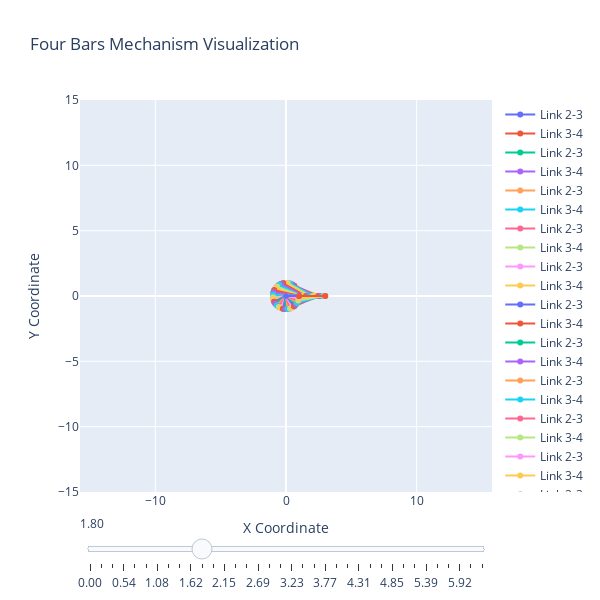

The notebook cell this image was saved under:
### Code cell
import numpy as np
import plotly.graph_objs as go
import sympy as sp

def plot_slidercrank_with_slider(theta_2_range, L2_value, L3_value, offset_value, alfa_value):

    theta_2, L2, L3, offset, alfa = sp.symbols('theta_2 L2 L3 offset alfa')


    # Generate solutions for a range of theta_2 values
    solutions_list = []
    print(theta_2_range)
    for theta_2_loop in theta_2_range:
        #print(theta_2_loop)
        solutions = sp.solve( [eq.subs({theta_2: theta_2_loop, L2: L2_value, L3: L3_value, offset: offset_value, alfa: alfa_value}) for eq in four_bars_slidercrank_example_symbolic_full()] )
        #print(solutions)
        selected_solution = solutions[1]
        # Check if theta_2 is between 0 and pi
        # if 0 <= theta_2_loop <= np.pi:
        #     selected_solution = solutions[1]
        # else:
        #     selected_solution = solutions[0]
        
        solution_json = {str(key): value for key, value in selected_solution.items()}
        solution_json_converted = convert_floats(solution_json)
        solutions_list.append(solution_json_converted)

     # Generate traces for the plot
    traces = []
    for solution in solutions_list:
        trace1 = go.Scatter(x=[solution['r_x_2'], solution['r_x_3']],
                            y=[solution['r_y_2'], solution['r_y_3']],
                            mode='lines+markers', name='Link 2-3')
        trace2 = go.Scatter(x=[solution['r_x_3'], solution['r_x_4']],
                            y=[solution['r_y_3'], solution['r_y_4']],
                            mode='lines+markers', name='Link 3-4')
        traces.extend([trace1, trace2])

    # Create the slider steps
    steps = []
    for i, theta_2 in enumerate(theta_2_range):
        step = dict(args=[{"visible": [False] * len(traces)}],  # Set all traces to invisible
                    method="restyle",
                    label=f"{theta_2:.2f}")
        step["args"][0]["visible"][i*2:i*2+2] = [True, True]  # Toggle i'th trace to "visible"
        steps.append(step)

    sliders = [dict(active=10, yanchor="top", steps=steps)]

    # Define layout
    layout = go.Layout(title='Four Bars Mechanism Visualization',
                       xaxis=dict(title='X Coordinate', scaleanchor="y", scaleratio=1, range=[-15, 15]),
                       yaxis=dict(title='Y Coordinate', scaleanchor="x", scaleratio=1, range=[-15, 15]),
                       showlegend=True,
                       autosize=False,
                       width=600,
                       height=600,
                       sliders=sliders)

    fig = go.Figure(data=traces, layout=layout)
    fig.show()


# Define your theta_2 range and call the function
#theta_2_range = np.linspace(np.pi/6, np.pi/4, 5)
plot_slidercrank_with_slider(theta_2_range = np.linspace(0, 2*np.pi, 36), L2_value=1, L3_value=2, offset_value=0, alfa_value=0)

### Figure 1 — Plotly figure (JSON) as saved in the notebook; plotly's stock layout.template omitted (floating-point values rounded to 4 significant figures)
{"data": [{"mode": "lines+markers", "name": "Link 2-3", "type": "scatter", "x": [0, 1], "y": [0, 0]}, {"mode": "lines+markers", "name": "Link 3-4", "type": "scatter", "x": [1, 3], "y": [0, 0]}, {"mode": "lines+markers", "name": "Link 2-3", "type": "scatter", "x": [0, 0.9839], "y": [0, 0.1786]}, {"mode": "lines+markers", "name": "Link 3-4", "type": "scatter", "x": [0.9839, 2.976], "y": [0.1786, 0]}, {"mode": "lines+markers", "name": "Link 2-3", "type": "scatter", "x": [0, 0.9362], "y": [0, 0.3514]}, {"mode": "lines+markers", "name": "Link 3-4", "type": "scatter", "x": [0.9362, 2.905], "y": [0.3514, 0]}, {"mode": "lines+markers", "name": "Link 2-3", "type": "scatter", "x": [0, 0.8584], "y": [0, 0.5129]}, {"mode": "lines+markers", "name": "Link 3-4", "type": "scatter", "x": [0.8584, 2.792], "y": [0.5129, 0]}, {"mode": "lines+markers", "name": "Link 2-3", "type": "scatter", "x": [0, 0.7531], "y": [0, 0.6579]}, {"mode": "lines+markers", "name": "Link 3-4", "type": "scatter", "x": [0.7531, 2.642], "y": [0.6579, 0]}, {"mode": "lines+markers", "name": "Link 2-3", "type": "scatter", "x": [0, 0.6235], "y": [0, 0.7818]}, {"mode": "lines+markers", "name": "Link 3-4", "type": "scatter", "x": [0.6235, 2.464], "y": [0.7818, 0]}, {"mode": "lines+markers", "name": "Link 2-3", "type": "scatter", "x": [0, 0.4739], "y": [0, 0.8806]}, {"mode": "lines+markers", "name": "Link 3-4", "type": "scatter", "x": [0.4739, 2.27], "y": [0.8806, 0]}, {"mode": "lines+markers", "name": "Link 2-3", "type": "scatter", "x": [0, 0.309], "y": [0, 0.9511]}, {"mode": "lines+markers", "name": "Link 3-4", "type": "scatter", "x": [0.309, 2.068], "y": [0.9511, 0]}, {"mode": "lines+markers", "name": "Link 2-3", "type": "scatter", "x": [0, 0.1342], "y": [0, 0.9909]}, {"mode": "lines+markers", "name": "Link 3-4", "type": "scatter", "x": [0.1342, 1.871], "y": [0.9909, 0]}, {"mode": "lines+markers", "name": "Link 2-3", "type": "scatter", "x": [0, -0.04486], "y": [0, 0.999]}, {"mode": "lines+markers", "name": "Link 3-4", "type": "scatter", "x": [-0.04486, 1.688], "y": [0.999, 0]}, {"mode": "lines+markers", "name": "Link 2-3", "type": "scatter", "x": [0, -0.2225], "y": [0, 0.9749]}, {"mode": "lines+markers", "name": "Link 3-4", "type": "scatter", "x": [-0.2225, 1.524], "y": [0.9749, 0]}, {"mode": "lines+markers", "name": "Link 2-3", "type": "scatter", "x": [0, -0.393], "y": [0, 0.9195]}, {"mode": "lines+markers", "name": "Link 3-4", "type": "scatter", "x": [-0.393, 1.383], "y": [0.9195, 0]}, {"mode": "lines+markers", "name": "Link 2-3", "type": "scatter", "x": [0, -0.5509], "y": [0, 0.8346]}, {"mode": "lines+markers", "name": "Link 3-4", "type": "scatter", "x": [-0.5509, 1.267], "y": [0.8346, 0]}, {"mode": "lines+markers", "name": "Link 2-3", "type": "scatter", "x": [0, -0.6911], "y": [0, 0.7228]}, {"mode": "lines+markers", "name": "Link 3-4", "type": "scatter", "x": [-0.6911, 1.174], "y": [0.7228, 0]}, {"mode": "lines+markers", "name": "Link 2-3", "type": "scatter", "x": [0, -0.809], "y": [0, 0.5878]}, {"mode": "lines+markers", "name": "Link 3-4", "type": "scatter", "x": [-0.809, 1.103], "y": [0.5878, 0]}, {"mode": "lines+markers", "name": "Link 2-3", "type": "scatter", "x": [0, -0.901], "y": [0, 0.4339]}, {"mode": "lines+markers", "name": "Link 3-4", "type": "scatter", "x": [-0.901, 1.051], "y": [0.4339, 0]}, {"mode": "lines+markers", "name": "Link 2-3", "type": "scatter", "x": [0, -0.964], "y": [0, 0.266]}, {"mode": "lines+markers", "name": "Link 3-4", "type": "scatter", "x": [-0.964, 1.018], "y": [0.266, 0]}, {"mode": "lines+markers", "name": "Link 2-3", "type": "scatter", "x": [0, -0.996], "y": [0, 0.08964]}, {"mode": "lines+markers", "name": "Link 3-4", "type": "scatter", "x": [-0.996, 1.002], "y": [0.08964, 0]}, {"mode": "lines+markers", "name": "Link 2-3", "type": "scatter", "x": [0, -0.996], "y": [0, -0.08964]}, {"mode": "lines+markers", "name": "Link 3-4", "type": "scatter", "x": [-0.996, 1.002], "y": [-0.08964, 0]}, {"mode": "lines+markers", "name": "Link 2-3", "type": "scatter", "x": [0, -0.964], "y": [0, -0.266]}, {"mode": "lines+markers", "name": "Link 3-4", "type": "scatter", "x": [-0.964, 1.018], "y": [-0.266, 0]}, {"mode": "lines+markers", "name": "Link 2-3", "type": "scatter", "x": [0, -0.901], "y": [0, -0.4339]}, {"mode": "lines+markers", "name": "Link 3-4", "type": "scatter", "x": [-0.901, 1.051], "y": [-0.4339, 0]}, {"mode": "lines+markers", "name": "Link 2-3", "type": "scatter", "x": [0, -0.809], "y": [0, -0.5878]}, {"mode": "lines+markers", "name": "Link 3-4", "type": "scatter", "x": [-0.809, 1.103], "y": [-0.5878, 0]}, {"mode": "lines+markers", "name": "Link 2-3", "type": "scatter", "x": [0, -0.6911], "y": [0, -0.7228]}, {"mode": "lines+markers", "name": "Link 3-4", "type": "scatter", "x": [-0.6911, 1.174], "y": [-0.7228, 0]}, {"mode": "lines+markers", "name": "Link 2-3", "type": "scatter", "x": [0, -0.5509], "y": [0, -0.8346]}, {"mode": "lines+markers", "name": "Link 3-4", "type": "scatter", "x": [-0.5509, 1.267], "y": [-0.8346, 0]}, {"mode": "lines+markers", "name": "Link 2-3", "type": "scatter", "x": [0, -0.393], "y": [0, -0.9195]}, {"mode": "lines+markers", "name": "Link 3-4", "type": "scatter", "x": [-0.393, 1.383], "y": [-0.9195, 0]}, {"mode": "lines+markers", "name": "Link 2-3", "type": "scatter", "x": [0, -0.2225], "y": [0, -0.9749]}, {"mode": "lines+markers", "name": "Link 3-4", "type": "scatter", "x": [-0.2225, 1.524], "y": [-0.9749, 0]}, {"mode": "lines+markers", "name": "Link 2-3", "type": "scatter", "x": [0, -0.04486], "y": [0, -0.999]}, {"mode": "lines+markers", "name": "Link 3-4", "type": "scatter", "x": [-0.04486, 1.688], "y": [-0.999, 0]}, {"mode": "lines+markers", "name": "Link 2-3", "type": "scatter", "x": [0, 0.1342], "y": [0, -0.9909]}, {"mode": "lines+markers", "name": "Link 3-4", "type": "scatter", "x": [0.1342, 1.871], "y": [-0.9909, 0]}, {"mode": "lines+markers", "name": "Link 2-3", "type": "scatter", "x": [0, 0.309], "y": [0, -0.9511]}, {"mode": "lines+markers", "name": "Link 3-4", "type": "scatter", "x": [0.309, 2.068], "y": [-0.9511, 0]}, {"mode": "lines+markers", "name": "Link 2-3", "type": "scatter", "x": [0, 0.4739], "y": [0, -0.8806]}, {"mode": "lines+markers", "name": "Link 3-4", "type": "scatter", "x": [0.4739, 2.27], "y": [-0.8806, 0]}, {"mode": "lines+markers", "name": "Link 2-3", "type": "scatter", "x": [0, 0.6235], "y": [0, -0.7818]}, {"mode": "lines+markers", "name": "Link 3-4", "type": "scatter", "x": [0.6235, 2.464], "y": [-0.7818, 0]}, {"mode": "lines+markers", "name": "Link 2-3", "type": "scatter", "x": [0, 0.7531], "y": [0, -0.6579]}, {"mode": "lines+markers", "name": "Link 3-4", "type": "scatter", "x": [0.7531, 2.642], "y": [-0.6579, 0]}, {"mode": "lines+markers", "name": "Link 2-3", "type": "scatter", "x": [0, 0.8584], "y": [0, -0.5129]}, {"mode": "lines+markers", "name": "Link 3-4", "type": "scatter", "x": [0.8584, 2.792], "y": [-0.5129, 0]}, {"mode": "lines+markers", "name": "Link 2-3", "type": "scatter", "x": [0, 0.9362], "y": [0, -0.3514]}, {"mode": "lines+markers", "name": "Link 3-4", "type": "scatter", "x": [0.9362, 2.905], "y": [-0.3514, 0]}, {"mode": "lines+markers", "name": "Link 2-3", "type": "scatter", "x": [0, 0.9839], "y": [0, -0.1786]}, {"mode": "lines+markers", "name": "Link 3-4", "type": "scatter", "x": [0.9839, 2.976], "y": [-0.1786, 0]}, {"mode": "lines+markers", "name": "Link 2-3", "type": "scatter", "x": [0, 1], "y": [0, -2.449e-16]}, {"mode": "lines+markers", "name": "Link 3-4", "type": "scatter", "x": [1, 3], "y": [-2.449e-16, 0]}], "layout": {"autosize": false, "height": 600, "showlegend": true, "sliders": [{"active": 10, "steps": [{"args": [{"visible": [true, true, false, false, false, false, false, false, false, false, false, false, false, false, false, false, false, false, false, false, false, false, false, false, false, false, false, false, false, false, false, false, false, false, false, false, false, false, false, false, false, false, false, false, false, false, false, false, false, false, false, false, false, false, false, false, false, false, false, false, false, false, false, false, false, false, false, false, false, false, false, false]}], "label": "0.00", "method": "restyle"}, {"args": [{"visible": [false, false, true, true, false, false, false, false, false, false, false, false, false, false, false, false, false, false, false, false, false, false, false, false, false, false, false, false, false, false, false, false, false, false, false, false, false, false, false, false, false, false, false, false, false, false, false, false, false, false, false, false, false, false, false, false, false, false, false, false, false, false, false, false, false, false, false, false, false, false, false, false]}], "label": "0.18", "method": "restyle"}, {"args": [{"visible": [false, false, false, false, true, true, false, false, false, false, false, false, false, false, false, false, false, false, false, false, false, false, false, false, false, false, false, false, false, false, false, false, false, false, false, false, false, false, false, false, false, false, false, false, false, false, false, false, false, false, false, false, false, false, false, false, false, false, false, false, false, false, false, false, false, false, false, false, false, false, false, false]}], "label": "0.36", "method": "restyle"}, {"args": [{"visible": [false, false, false, false, false, false, true, true, false, false, false, false, false, false, false, false, false, false, false, false, false, false, false, false, false, false, false, false, false, false, false, false, false, false, false, false, false, false, false, false, false, false, false, false, false, false, false, false, false, false, false, false, false, false, false, false, false, false, false, false, false, false, false, false, false, false, false, false, false, false, false, false]}], "label": "0.54", "method": "restyle"}, {"args": [{"visible": [false, false, false, false, false, false, false, false, true, true, false, false, false, false, false, false, false, false, false, false, false, false, false, false, false, false, false, false, false, false, false, false, false, false, false, false, false, false, false, false, false, false, false, false, false, false, false, false, false, false, false, false, false, false, false, false, false, false, false, false, false, false, false, false, false, false, false, false, false, false, false, false]}], "label": "0.72", "method": "restyle"}, {"args": [{"visible": [false, false, false, false, false, false, false, false, false, false, true, true, false, false, false, false, false, false, false, false, false, false, false, false, false, false, false, false, false, false, false, false, false, false, false, false, false, false, false, false, false, false, false, false, false, false, false, false, false, false, false, false, false, false, false, false, false, false, false, false, false, false, false, false, false, false, false, false, false, false, false, false]}], "label": "0.90", "method": "restyle"}, {"args": [{"visible": [false, false, false, false, false, false, false, false, false, false, false, false, true, true, false, false, false, false, false, false, false, false, false, false, false, false, false, false, false, false, false, false, false, false, false, false, false, false, false, false, false, false, false, false, false, false, false, false, false, false, false, false, false, false, false, false, false, false, false, false, false, false, false, false, false, false, false, false, false, false, false, false]}], "label": "1.08", "method": "restyle"}, {"args": [{"visible": [false, false, false, false, false, false, false, false, false, false, false, false, false, false, true, true, false, false, false, false, false, false, false, false, false, false, false, false, false, false, false, false, false, false, false, false, false, false, false, false, false, false, false, false, false, false, false, false, false, false, false, false, false, false, false, false, false, false, false, false, false, false, false, false, false, false, false, false, false, false, false, false]}], "label": "1.26", "method": "restyle"}, {"args": [{"visible": [false, false, false, false, false, false, false, false, false, false, false, false, false, false, false, false, true, true, false, false, false, false, false, false, false, false, false, false, false, false, false, false, false, false, false, false, false, false, false, false, false, false, false, false, false, false, false, false, false, false, false, false, false, false, false, false, false, false, false, false, false, false, false, false, false, false, false, false, false, false, false, false]}], "label": "1.44", "method": "restyle"}, {"args": [{"visible": [false, false, false, false, false, false, false, false, false, false, false, false, false, false, false, false, false, false, true, true, false, false, false, false, false, false, false, false, false, false, false, false, false, false, false, false, false, false, false, false, false, false, false, false, false, false, false, false, false, false, false, false, false, false, false, false, false, false, false, false, false, false, false, false, false, false, false, false, false, false, false, false]}], "label": "1.62", "method": "restyle"}, {"args": [{"visible": [false, false, false, false, false, false, false, false, false, false, false, false, false, false, false, false, false, false, false, false, true, true, false, false, false, false, false, false, false, false, false, false, false, false, false, false, false, false, false, false, false, false, false, false, false, false, false, false, false, false, false, false, false, false, false, false, false, false, false, false, false, false, false, false, false, false, false, false, false, false, false, false]}], "label": "1.80", "method": "restyle"}, {"args": [{"visible": [false, false, false, false, false, false, false, false, false, false, false, false, false, false, false, false, false, false, false, false, false, false, true, true, false, false, false, false, false, false, false, false, false, false, false, false, false, false, false, false, false, false, false, false, false, false, false, false, false, false, false, false, false, false, false, false, false, false, false, false, false, false, false, false, false, false, false, false, false, false, false, false]}], "label": "1.97", "method": "restyle"}, {"args": [{"visible": [false, false, false, false, false, false, false, false, false, false, false, false, false, false, false, false, false, false, false, false, false, false, false, false, true, true, false, false, false, false, false, false, false, false, false, false, false, false, false, false, false, false, false, false, false, false, false, false, false, false, false, false, false, false, false, false, false, false, false, false, false, false, false, false, false, false, false, false, false, false, false, false]}], "label": "2.15", "method": "restyle"}, {"args": [{"visible": [false, false, false, false, false, false, false, false, false, false, false, false, false, false, false, false, false, false, false, false, false, false, false, false, false, false, true, true, false, false, false, false, false, false, false, false, false, false, false, false, false, false, false, false, false, false, false, false, false, false, false, false, false, false, false, false, false, false, false, false, false, false, false, false, false, false, false, false, false, false, false, false]}], "label": "2.33", "method": "restyle"}, {"args": [{"visible": [false, false, false, false, false, false, false, false, false, false, false, false, false, false, false, false, false, false, false, false, false, false, false, false, false, false, false, false, true, true, false, false, false, false, false, false, false, false, false, false, false, false, false, false, false, false, false, false, false, false, false, false, false, false, false, false, false, false, false, false, false, false, false, false, false, false, false, false, false, false, false, false]}], "label": "2.51", "method": "restyle"}, {"args": [{"visible": [false, false, false, false, false, false, false, false, false, false, false, false, false, false, false, false, false, false, false, false, false, false, false, false, false, false, false, false, false, false, true, true, false, false, false, false, false, false, false, false, false, false, false, false, false, false, false, false, false, false, false, false, false, false, false, false, false, false, false, false, false, false, false, false, false, false, false, false, false, false, false, false]}], "label": "2.69", "method": "restyle"}, {"args": [{"visible": [false, false, false, false, false, false, false, false, false, false, false, false, false, false, false, false, false, false, false, false, false, false, false, false, false, false, false, false, false, false, false, false, true, true, false, false, false, false, false, false, false, false, false, false, false, false, false, false, false, false, false, false, false, false, false, false, false, false, false, false, false, false, false, false, false, false, false, false, false, false, false, false]}], "label": "2.87", "method": "restyle"}, {"args": [{"visible": [false, false, false, false, false, false, false, false, false, false, false, false, false, false, false, false, false, false, false, false, false, false, false, false, false, false, false, false, false, false, false, false, false, false, true, true, false, false, false, false, false, false, false, false, false, false, false, false, false, false, false, false, false, false, false, false, false, false, false, false, false, false, false, false, false, false, false, false, false, false, false, false]}], "label": "3.05", "method": "restyle"}, {"args": [{"visible": [false, false, false, false, false, false, false, false, false, false, false, false, false, false, false, false, false, false, false, false, false, false, false, false, false, false, false, false, false, false, false, false, false, false, false, false, true, true, false, false, false, false, false, false, false, false, false, false, false, false, false, false, false, false, false, false, false, false, false, false, false, false, false, false, false, false, false, false, false, false, false, false]}], "label": "3.23", "method": "restyle"}, {"args": [{"visible": [false, false, false, false, false, false, false, false, false, false, false, false, false, false, false, false, false, false, false, false, false, false, false, false, false, false, false, false, false, false, false, false, false, false, false, false, false, false, true, true, false, false, false, false, false, false, false, false, false, false, false, false, false, false, false, false, false, false, false, false, false, false, false, false, false, false, false, false, false, false, false, false]}], "label": "3.41", "method": "restyle"}, {"args": [{"visible": [false, false, false, false, false, false, false, false, false, false, false, false, false, false, false, false, false, false, false, false, false, false, false, false, false, false, false, false, false, false, false, false, false, false, false, false, false, false, false, false, true, true, false, false, false, false, false, false, false, false, false, false, false, false, false, false, false, false, false, false, false, false, false, false, false, false, false, false, false, false, false, false]}], "label": "3.59", "method": "restyle"}, {"args": [{"visible": [false, false, false, false, false, false, false, false, false, false, false, false, false, false, false, false, false, false, false, false, false, false, false, false, false, false, false, false, false, false, false, false, false, false, false, false, false, false, false, false, false, false, true, true, false, false, false, false, false, false, false, false, false, false, false, false, false, false, false, false, false, false, false, false, false, false, false, false, false, false, false, false]}], "label": "3.77", "method": "restyle"}, {"args": [{"visible": [false, false, false, false, false, false, false, false, false, false, false, false, false, false, false, false, false, false, false, false, false, false, false, false, false, false, false, false, false, false, false, false, false, false, false, false, false, false, false, false, false, false, false, false, true, true, false, false, false, false, false, false, false, false, false, false, false, false, false, false, false, false, false, false, false, false, false, false, false, false, false, false]}], "label": "3.95", "method": "restyle"}, {"args": [{"visible": [false, false, false, false, false, false, false, false, false, false, false, false, false, false, false, false, false, false, false, false, false, false, false, false, false, false, false, false, false, false, false, false, false, false, false, false, false, false, false, false, false, false, false, false, false, false, true, true, false, false, false, false, false, false, false, false, false, false, false, false, false, false, false, false, false, false, false, false, false, false, false, false]}], "label": "4.13", "method": "restyle"}, {"args": [{"visible": [false, false, false, false, false, false, false, false, false, false, false, false, false, false, false, false, false, false, false, false, false, false, false, false, false, false, false, false, false, false, false, false, false, false, false, false, false, false, false, false, false, false, false, false, false, false, false, false, true, true, false, false, false, false, false, false, false, false, false, false, false, false, false, false, false, false, false, false, false, false, false, false]}], "label": "4.31", "method": "restyle"}, {"args": [{"visible": [false, false, false, false, false, false, false, false, false, false, false, false, false, false, false, false, false, false, false, false, false, false, false, false, false, false, false, false, false, false, false, false, false, false, false, false, false, false, false, false, false, false, false, false, false, false, false, false, false, false, true, true, false, false, false, false, false, false, false, false, false, false, false, false, false, false, false, false, false, false, false, false]}], "label": "4.49", "method": "restyle"}, {"args": [{"visible": [false, false, false, false, false, false, false, false, false, false, false, false, false, false, false, false, false, false, false, false, false, false, false, false, false, false, false, false, false, false, false, false, false, false, false, false, false, false, false, false, false, false, false, false, false, false, false, false, false, false, false, false, true, true, false, false, false, false, false, false, false, false, false, false, false, false, false, false, false, false, false, false]}], "label": "4.67", "method": "restyle"}, {"args": [{"visible": [false, false, false, false, false, false, false, false, false, false, false, false, false, false, false, false, false, false, false, false, false, false, false, false, false, false, false, false, false, false, false, false, false, false, false, false, false, false, false, false, false, false, false, false, false, false, false, false, false, false, false, false, false, false, true, true, false, false, false, false, false, false, false, false, false, false, false, false, false, false, false, false]}], "label": "4.85", "method": "restyle"}, {"args": [{"visible": [false, false, false, false, false, false, false, false, false, false, false, false, false, false, false, false, false, false, false, false, false, false, false, false, false, false, false, false, false, false, false, false, false, false, false, false, false, false, false, false, false, false, false, false, false, false, false, false, false, false, false, false, false, false, false, false, true, true, false, false, false, false, false, false, false, false, false, false, false, false, false, false]}], "label": "5.03", "method": "restyle"}, {"args": [{"visible": [false, false, false, false, false, false, false, false, false, false, false, false, false, false, false, false, false, false, false, false, false, false, false, false, false, false, false, false, false, false, false, false, false, false, false, false, false, false, false, false, false, false, false, false, false, false, false, false, false, false, false, false, false, false, false, false, false, false, true, true, false, false, false, false, false, false, false, false, false, false, false, false]}], "label": "5.21", "method": "restyle"}, {"args": [{"visible": [false, false, false, false, false, false, false, false, false, false, false, false, false, false, false, false, false, false, false, false, false, false, false, false, false, false, false, false, false, false, false, false, false, false, false, false, false, false, false, false, false, false, false, false, false, false, false, false, false, false, false, false, false, false, false, false, false, false, false, false, true, true, false, false, false, false, false, false, false, false, false, false]}], "label": "5.39", "method": "restyle"}, {"args": [{"visible": [false, false, false, false, false, false, false, false, false, false, false, false, false, false, false, false, false, false, false, false, false, false, false, false, false, false, false, false, false, false, false, false, false, false, false, false, false, false, false, false, false, false, false, false, false, false, false, false, false, false, false, false, false, false, false, false, false, false, false, false, false, false, true, true, false, false, false, false, false, false, false, false]}], "label": "5.57", "method": "restyle"}, {"args": [{"visible": [false, false, false, false, false, false, false, false, false, false, false, false, false, false, false, false, false, false, false, false, false, false, false, false, false, false, false, false, false, false, false, false, false, false, false, false, false, false, false, false, false, false, false, false, false, false, false, false, false, false, false, false, false, false, false, false, false, false, false, false, false, false, false, false, true, true, false, false, false, false, false, false]}], "label": "5.74", "method": "restyle"}, {"args": [{"visible": [false, false, false, false, false, false, false, false, false, false, false, false, false, false, false, false, false, false, false, false, false, false, false, false, false, false, false, false, false, false, false, false, false, false, false, false, false, false, false, false, false, false, false, false, false, false, false, false, false, false, false, false, false, false, false, false, false, false, false, false, false, false, false, false, false, false, true, true, false, false, false, false]}], "label": "5.92", "method": "restyle"}, {"args": [{"visible": [false, false, false, false, false, false, false, false, false, false, false, false, false, false, false, false, false, false, false, false, false, false, false, false, false, false, false, false, false, false, false, false, false, false, false, false, false, false, false, false, false, false, false, false, false, false, false, false, false, false, false, false, false, false, false, false, false, false, false, false, false, false, false, false, false, false, false, false, true, true, false, false]}], "label": "6.10", "method": "restyle"}, {"args": [{"visible": [false, false, false, false, false, false, false, false, false, false, false, false, false, false, false, false, false, false, false, false, false, false, false, false, false, false, false, false, false, false, false, false, false, false, false, false, false, false, false, false, false, false, false, false, false, false, false, false, false, false, false, false, false, false, false, false, false, false, false, false, false, false, false, false, false, false, false, false, false, false, true, true]}], "label": "6.28", "method": "restyle"}], "yanchor": "top"}], "title": {"text": "Four Bars Mechanism Visualization"}, "width": 600, "xaxis": {"range": [-15, 15], "scaleanchor": "y", "scaleratio": 1, "title": {"text": "X Coordinate"}}, "yaxis": {"range": [-15, 15], "scaleanchor": "x", "scaleratio": 1, "title": {"text": "Y Coordinate"}}}}
